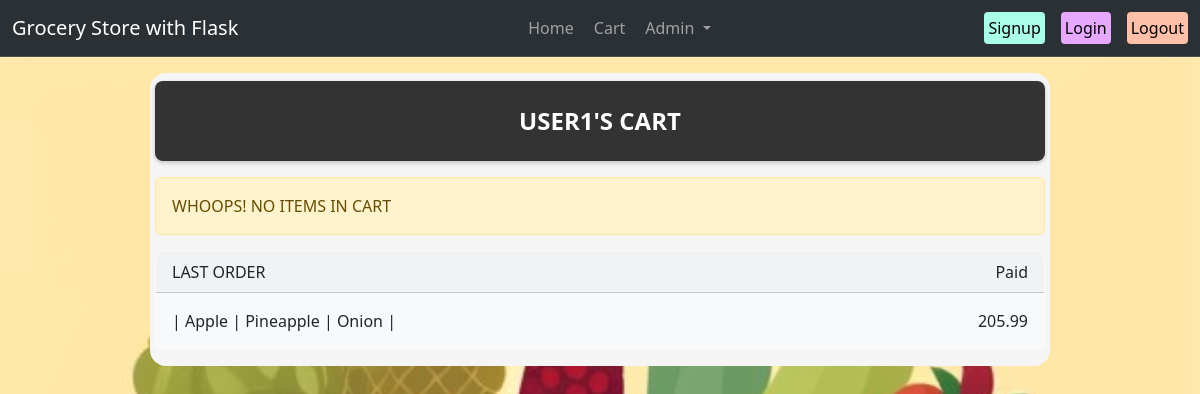
Screenshot of /cart (signed in) with the database file from the repository.
### models.py (models this page shows, shortened)
class User(db.Model, UserMixin):
    id= db.Column(db.Integer, primary_key=True)
    email= db.Column(db.String, unique=True, nullable=False)
    name= db.Column(db.String, nullable=False)
    password= db.Column(db.String, nullable=False)
    is_admin = db.Column(db.Boolean, default=False)
    phone= db.Column(db.Integer, unique=True, nullable=False)
    address= db.Column(db.String, nullable=True)
    orders = db.relationship('Order', backref='user', lazy=True, cascade='all, delete-orphan')

class GroceryItem(db.Model):
    id= db.Column(db.Integer, primary_key=True)
    name= db.Column(db.String, nullable=False)
    price= db.Column(db.Float, nullable=False)
    category= db.Column(db.String, nullable=False)
    quantity = db.Column(db.Integer, nullable=False, default=0)

class Order(db.Model):
    id = db.Column(db.Integer, primary_key=True)
    user_id = db.Column(db.Integer, db.ForeignKey('user.id'), nullable=False)
    total_price = db.Column(db.Float, nullable=False)
    items = db.relationship('OrderItem', backref='order', lazy=True ,cascade='all, delete-orphan')
    purchase_date = db.Column(db.DateTime, default = datetime.utcnow)

### app.py (the view)
@app.route('/cart', methods=['GET', 'POST'])
@login_required
def cart():
    if request.method == 'POST':
        flash('Cart updated / Order placed!', 'success')
        return redirect(url_for('cart'))
    cart_items = current_user.cart_items
    total_price = sum(item.item.price * item.quantity for item in cart_items)
    prev_order_itemsfirst = Order.query.join(OrderItem).join(GroceryItem).filter(Order.user_id == current_user.id).all()
    prev_list = []
    if prev_order_itemsfirst:
        prev_order_items= prev_order_itemsfirst[-1]
        for i in prev_order_items.items:
            each_item_id = i.grocery_item_id
            x = GroceryItem.query.filter_by(id= each_item_id).first()
            prev_list.append((x, i))
        return render_template('cart.html',cart_items=cart_items, total_price=total_price, user=current_user, prev_list= prev_list , prev_order_total_price = prev_order_itemsfirst[-1].total_price)
    return render_template('cart.html', cart_items=cart_items, total_price=total_price, user=current_user, prev_list= prev_list)

### app.py (called while the page is built)
@login_manager.user_loader
def load_user(user_id):
    user = User.query.get(int(user_id))
    return user

### templates/cart.html (shortened to what this page needs)
{% extends 'base.html' %} {% block title %} Cart {% endblock title %} {% block
body %}
<div
  style="
    display: flex;
    justify-content: center;
    align-items: center;
    height: 80px;
    background-color: #333;
    border-radius: 8px;
    box-shadow: 0 2px 4px rgba(0, 0, 0, 0.2);
    margin-bottom: 6px;
  "
>
  <div style="font-size: 24px; font-weight: bold; color: #fff">
    {{user.name.upper()}}'S CART
  </div>
</div>
{% if cart_items|length==0 %}
<div class="alert alert-warning mt-3" role="alert">
  WHOOPS! NO ITEMS IN CART
</div>
{% endif %} {% if prev_list|length != 0 %}
<div class="card bg-light mb-2 border-light">
  <div class="card-header d-flex justify-content-between">
    <div class="text">LAST ORDER</div>
    <div class="text">Paid</div>
  </div>
  <div class="card-body d-flex justify-content-between">
    <div class="text-start">
      {% for i in prev_list %} | {{ i[0].name }} {% endfor %}|
    </div>
    <div class="text-right">{{prev_order_total_price}}</div>
  </div>
</div>
{% endif %} {% endblock body %}

### static/style.css (style rules this page uses)
.bg-cover { background-image: url("/static/artbreeder-image.png"); background-repeat: no-repeat; background-attachment: fixed; background-size: cover; }

### rows the page displays
User: name "USER1"
GroceryItem: name "Apple"
GroceryItem: name "Pineapple"
GroceryItem: name "Onion"
Order: total_price "205.99"
